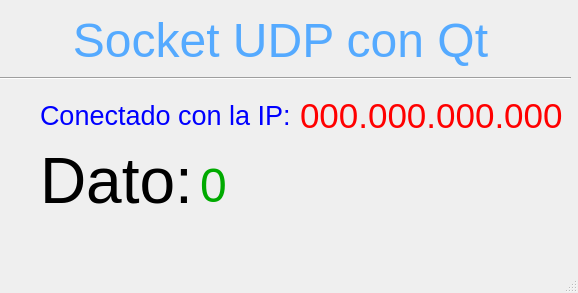
<?xml version="1.0" encoding="UTF-8"?>
<ui version="4.0">
 <class>MainWindow</class>
 <widget class="QMainWindow" name="MainWindow">
  <property name="geometry">
   <rect>
    <x>0</x>
    <y>0</y>
    <width>578</width>
    <height>293</height>
   </rect>
  </property>
  <property name="windowTitle">
   <string>Contador por Socket UDP</string>
  </property>
  <widget class="QWidget" name="centralWidget">
   <widget class="QLabel" name="l1">
    <property name="geometry">
     <rect>
      <x>200</x>
      <y>160</y>
      <width>161</width>
      <height>51</height>
     </rect>
    </property>
    <property name="palette">
     <palette>
      <active>
       <colorrole role="WindowText">
        <brush brushstyle="SolidPattern">
         <color alpha="255">
          <red>0</red>
          <green>170</green>
          <blue>0</blue>
         </color>
        </brush>
       </colorrole>
       <colorrole role="ButtonText">
        <brush brushstyle="SolidPattern">
         <color alpha="255">
          <red>0</red>
          <green>0</green>
          <blue>0</blue>
         </color>
        </brush>
       </colorrole>
      </active>
      <inactive>
       <colorrole role="WindowText">
        <brush brushstyle="SolidPattern">
         <color alpha="255">
          <red>0</red>
          <green>170</green>
          <blue>0</blue>
         </color>
        </brush>
       </colorrole>
       <colorrole role="ButtonText">
        <brush brushstyle="SolidPattern">
         <color alpha="255">
          <red>0</red>
          <green>0</green>
          <blue>0</blue>
         </color>
        </brush>
       </colorrole>
      </inactive>
      <disabled>
       <colorrole role="WindowText">
        <brush brushstyle="SolidPattern">
         <color alpha="255">
          <red>120</red>
          <green>120</green>
          <blue>120</blue>
         </color>
        </brush>
       </colorrole>
       <colorrole role="ButtonText">
        <brush brushstyle="SolidPattern">
         <color alpha="255">
          <red>120</red>
          <green>120</green>
          <blue>120</blue>
         </color>
        </brush>
       </colorrole>
      </disabled>
     </palette>
    </property>
    <property name="font">
     <font>
      <pointsize>36</pointsize>
      <weight>50</weight>
      <bold>false</bold>
     </font>
    </property>
    <property name="text">
     <string>0</string>
    </property>
   </widget>
   <widget class="QLabel" name="label">
    <property name="geometry">
     <rect>
      <x>40</x>
      <y>150</y>
      <width>151</width>
      <height>61</height>
     </rect>
    </property>
    <property name="font">
     <font>
      <pointsize>48</pointsize>
     </font>
    </property>
    <property name="text">
     <string>Dato:</string>
    </property>
   </widget>
   <widget class="QLabel" name="IP">
    <property name="geometry">
     <rect>
      <x>300</x>
      <y>90</y>
      <width>271</width>
      <height>51</height>
     </rect>
    </property>
    <property name="palette">
     <palette>
      <active>
       <colorrole role="WindowText">
        <brush brushstyle="SolidPattern">
         <color alpha="255">
          <red>255</red>
          <green>0</green>
          <blue>0</blue>
         </color>
        </brush>
       </colorrole>
      </active>
      <inactive>
       <colorrole role="WindowText">
        <brush brushstyle="SolidPattern">
         <color alpha="255">
          <red>255</red>
          <green>0</green>
          <blue>0</blue>
         </color>
        </brush>
       </colorrole>
      </inactive>
      <disabled>
       <colorrole role="WindowText">
        <brush brushstyle="SolidPattern">
         <color alpha="255">
          <red>120</red>
          <green>120</green>
          <blue>120</blue>
         </color>
        </brush>
       </colorrole>
      </disabled>
     </palette>
    </property>
    <property name="font">
     <font>
      <pointsize>26</pointsize>
     </font>
    </property>
    <property name="text">
     <string>000.000.000.000</string>
    </property>
   </widget>
   <widget class="QLabel" name="label_2">
    <property name="geometry">
     <rect>
      <x>40</x>
      <y>100</y>
      <width>251</width>
      <height>31</height>
     </rect>
    </property>
    <property name="palette">
     <palette>
      <active>
       <colorrole role="WindowText">
        <brush brushstyle="SolidPattern">
         <color alpha="255">
          <red>0</red>
          <green>0</green>
          <blue>255</blue>
         </color>
        </brush>
       </colorrole>
      </active>
      <inactive>
       <colorrole role="WindowText">
        <brush brushstyle="SolidPattern">
         <color alpha="255">
          <red>0</red>
          <green>0</green>
          <blue>255</blue>
         </color>
        </brush>
       </colorrole>
      </inactive>
      <disabled>
       <colorrole role="WindowText">
        <brush brushstyle="SolidPattern">
         <color alpha="255">
          <red>120</red>
          <green>120</green>
          <blue>120</blue>
         </color>
        </brush>
       </colorrole>
      </disabled>
     </palette>
    </property>
    <property name="font">
     <font>
      <pointsize>20</pointsize>
     </font>
    </property>
    <property name="text">
     <string>Conectado con la IP:</string>
    </property>
   </widget>
   <widget class="QLabel" name="label_3">
    <property name="geometry">
     <rect>
      <x>-10</x>
      <y>10</y>
      <width>581</width>
      <height>61</height>
     </rect>
    </property>
    <property name="palette">
     <palette>
      <active>
       <colorrole role="WindowText">
        <brush brushstyle="SolidPattern">
         <color alpha="255">
          <red>85</red>
          <green>170</green>
          <blue>255</blue>
         </color>
        </brush>
       </colorrole>
      </active>
      <inactive>
       <colorrole role="WindowText">
        <brush brushstyle="SolidPattern">
         <color alpha="255">
          <red>85</red>
          <green>170</green>
          <blue>255</blue>
         </color>
        </brush>
       </colorrole>
      </inactive>
      <disabled>
       <colorrole role="WindowText">
        <brush brushstyle="SolidPattern">
         <color alpha="255">
          <red>120</red>
          <green>120</green>
          <blue>120</blue>
         </color>
        </brush>
       </colorrole>
      </disabled>
     </palette>
    </property>
    <property name="font">
     <font>
      <pointsize>36</pointsize>
     </font>
    </property>
    <property name="text">
     <string>Socket UDP con Qt</string>
    </property>
    <property name="alignment">
     <set>Qt::AlignCenter</set>
    </property>
   </widget>
   <widget class="Line" name="line">
    <property name="geometry">
     <rect>
      <x>0</x>
      <y>70</y>
      <width>571</width>
      <height>16</height>
     </rect>
    </property>
    <property name="orientation">
     <enum>Qt::Horizontal</enum>
    </property>
   </widget>
   <widget class="QLabel" name="label_4">
    <property name="geometry">
     <rect>
      <x>330</x>
      <y>170</y>
      <width>241</width>
      <height>91</height>
     </rect>
    </property>
    <property name="styleSheet">
     <string notr="true">border-image: url(:/Futuro_Tecnologico.png);</string>
    </property>
    <property name="text">
     <string/>
    </property>
   </widget>
  </widget>
  <widget class="QMenuBar" name="menuBar">
   <property name="geometry">
    <rect>
     <x>0</x>
     <y>0</y>
     <width>578</width>
     <height>21</height>
    </rect>
   </property>
  </widget>
  <widget class="QStatusBar" name="statusBar">
   <property name="palette">
    <palette>
     <active>
      <colorrole role="WindowText">
       <brush brushstyle="SolidPattern">
        <color alpha="255">
         <red>255</red>
         <green>0</green>
         <blue>0</blue>
        </color>
       </brush>
      </colorrole>
     </active>
     <inactive>
      <colorrole role="WindowText">
       <brush brushstyle="SolidPattern">
        <color alpha="255">
         <red>255</red>
         <green>0</green>
         <blue>0</blue>
        </color>
       </brush>
      </colorrole>
     </inactive>
     <disabled>
      <colorrole role="WindowText">
       <brush brushstyle="SolidPattern">
        <color alpha="255">
         <red>120</red>
         <green>120</green>
         <blue>120</blue>
        </color>
       </brush>
      </colorrole>
     </disabled>
    </palette>
   </property>
   <property name="font">
    <font>
     <pointsize>12</pointsize>
     <italic>true</italic>
    </font>
   </property>
  </widget>
 </widget>
 <layoutdefault spacing="6" margin="11"/>
 <resources/>
 <connections/>
</ui>
